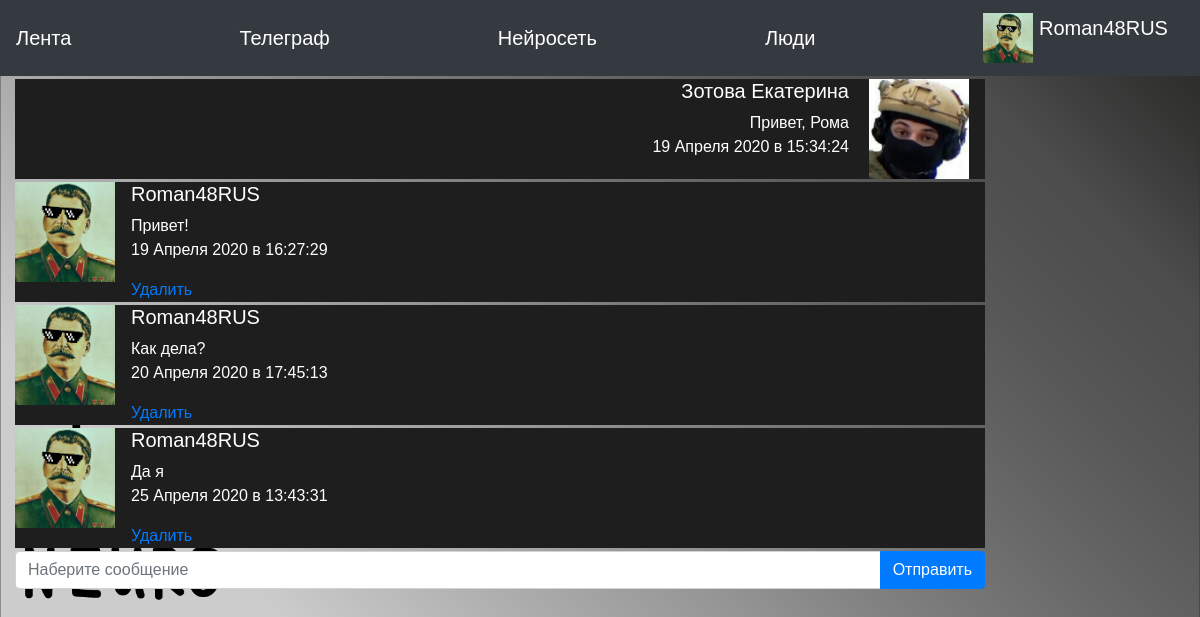
Page /messages/2 (signed in) on the committed database.
### data/users.py (models this page shows, shortened)
class User(SqlAlchemyBase, UserMixin, SerializerMixin):
    __tablename__ = 'users'
    id = sqlalchemy.Column(sqlalchemy.Integer,
                           primary_key=True, autoincrement=True)
    name = sqlalchemy.Column(sqlalchemy.String, nullable=True)
    status = sqlalchemy.Column(sqlalchemy.String, nullable=True)
    email = sqlalchemy.Column(sqlalchemy.String,
                              index=True, unique=True, nullable=True)
    hashed_password = sqlalchemy.Column(sqlalchemy.String, nullable=True)
    created_date = sqlalchemy.Column(sqlalchemy.DateTime,
                                     default=datetime.datetime.now)
    friends = sqlalchemy.Column(sqlalchemy.String, nullable=True)
    avatar = sqlalchemy.Column(sqlalchemy.String,
                               default='/static/img/backgrounds/default.png')
    liked_news = sqlalchemy.Column(sqlalchemy.VARCHAR, nullable=True)
    liked_photos = sqlalchemy.Column(sqlalchemy.VARCHAR, nullable=True)
    background = sqlalchemy.Column(sqlalchemy.String, default='/static/img/backgrounds/default.png')
    theme = sqlalchemy.Column(sqlalchemy.Boolean, default=1)
    albums = sqlalchemy.Column(sqlalchemy.VARCHAR)

### data/messages.py (models this page shows)
class Message(SqlAlchemyBase, SerializerMixin):
    __tablename__ = 'messages'
    id = sqlalchemy.Column(sqlalchemy.Integer, primary_key=True,
                           autoincrement=True)
    text = sqlalchemy.Column(sqlalchemy.String)
    time = sqlalchemy.Column(sqlalchemy.DateTime, default=datetime.datetime.now)
    user_to_id = sqlalchemy.Column(sqlalchemy.Integer,
                                   sqlalchemy.ForeignKey("users.id"))
    user_from_id = sqlalchemy.Column(sqlalchemy.Integer, sqlalchemy.ForeignKey("users.id"))

### main.py (the view, shortened to what this page needs)
@app.route('/messages/<user_id>', methods=['GET', 'POST'])
@login_required
def messenger(user_id):
    session = db_session.create_session()
    user_to = session.query(User).filter(User.id == user_id).first()
    if request.method == "GET":
        messages = session.query(Message).filter(or_(Message.user_from_id == current_user.id,
                                                     Message.user_to_id == current_user.id))
        return render_template('messenger.html', base=get_base(), messages=messages, user_to=user_to,
                               get_time=get_time)

### main.py
class BaseForm(FlaskForm):
    background = ""
    text_color = 'white'
    back = '#0a0a0a'
    back_color = '#646464'
    font_white = "white"
    js_for_files = ""

### data/db_session.py (called while the page is built)
def create_session() -> Session:
    global __factory
    return __factory()

### functions.py (called while the page is built)
def get_time(date_input, time_input):
    print(str(date_input))
    year, month, day = str(date_input).split("-")
    date = datetime.date(int(year), int(month), int(day))
    current_date_time = datetime.datetime.now()
    if date.day == current_date_time.day:
        return "Сегодня в " + str(time_input).split(".")[0]
    elif date.day + 1 == current_date_time.day:
        return "Вчера в " + str(time_input).split(".")[0]
    else:
        return day + " " + months[int(month)] + " " + year + " в " + str(time_input).split(".")[0]

### main.py (called while the page is built)
def get_base():
    base = BaseForm()
    if current_user.is_authenticated:
        base.background = current_user.background
        base.text_color = 'white' if not current_user.theme else 'black'
        base.back = '#0a0a0a' if not current_user.theme else '#f5f5f5'
        base.back_color = '#1e1e1e' if not current_user.theme else '#969696'
    else:
        base.background = ""
        base.text_color = 'black'
        base.back = '#0a0a0a'
        base.back_color = '#969696'
    base.js_for_files = url_for("static", filename="js/bs-custom-file-input.js")
    return base

@login_manager.user_loader
def load_user(user_id):
    session = db_session.create_session()
    return session.query(User).get(user_id)

### templates/messenger.html (shortened to what this page needs)
{% extends "base.html" %}
{% block content %}
<div class="col-10">
    <form action="" method="post" enctype="multipart/form-data">
        <div class="col-xl-100">
            {% for elem in messages %}
            <div class="block">
                {% if elem.user_from_id == current_user.id and elem.user_to_id == user_to.id%}
                <div class="media">
                    <a href="/profile/{{current_user.id}}"><img src="{{current_user.avatar}}"
                                                                class="align-self-center mr-3" alt="PEP8"
                                                                width="100"
                                                                height="100"
                                                                title="{{current_user.name}}"></a>
                    <div class="media-body md-0">
                        <h5>{{current_user.name}}</h5>
                        <p class="text-break">
                            {{elem.text }} <br>
                            {{get_time(elem.time.date(), elem.time.time())}}
                        </p>
                    <a href="/message_delete/{{ elem.id }}">Удалить</a>
                    </div>
                </div>
                {% endif %}
                {% if elem.user_to_id == current_user.id and elem.user_from_id == user_to.id%}
                <div class="media">
                    <div class="media-body md-0">
                        <h5 align="right">{{user_to.name}}</h5>
                        <p class="text-break text-right">
                            {{elem.text }} <br>
                            {{get_time(elem.time.date(), elem.time.time())}}
                        </p>
                    </div>
                    <a href="/profile/{{user_to.id}}"><img src="{{user_to.avatar}}"
                                                           class="align-self-center mr-3" alt="PEP8"
                                                           width="100"
                                                           height="100"
                                                           title="{{user_to.name}}"
                                                           hspace="20"></a>
                </div>
                {% endif %}
            </div>
            {% endfor %}
        </div>
        <div class="input-group mb-3">
            <input type="text" class="form-control" placeholder="Наберите сообщение"
                   aria-label="Наберите сообщение" aria-describedby="button-addon2" name="text">
            <div class="input-group-append">
                <input class="btn btn-primary" type="submit" value="Отправить">
            </div>
        </div>
    </form>
</div>
{% endblock %}

### templates/base.html (shortened to what this page needs)
<!doctype html>
<html lang="en">
<head>
    <link rel="stylesheet"
          href="https://stackpath.bootstrapcdn.com/bootstrap/4.4.1/css/bootstrap.min.css"
>
</head>
<body>
<header>
    <nav class="navbar navbar-dark bg-dark">
        <a class="navbar-brand" href="/">Лента</a>
        {% if current_user.is_authenticated %}
        <a class="navbar-brand" href="/messages">Телеграф</a>
        <a class="navbar-brand" href="/neuro/meme">Нейросеть</a>
        <a class="navbar-brand" href="/people">Люди</a>
        <a class="navbar-brand" href="/profile/{{current_user.id}}">
            <img src={{current_user.avatar}}
                 width="50" height="50"
                 alt="PEP8" class="d-inline-block align-top"> {{current_user.name}}
        </a>
        {% else %}
        <p>
            <a class="btn btn-primary " href="/register">Зарегистрироваться</a>
            <a class="btn btn-success" href="/login">Войти</a>
        </p>
        {% endif %}
    </nav>
</header>
<main role="main" class="container-fluid">
    <div class="row">
        {% block content %}{% endblock %}
    </div>
</main>
</body>
</html>

### rows in the picture
User: avatar (picture), name "Roman48RUS"
Message: text "Привет, Рома", avatar (picture)
User: name "Зотова Екатерина"
Message: avatar (picture), text "Привет!"
Message: avatar (picture), text "Как дела?"
Message: avatar (picture), text "Да я"
